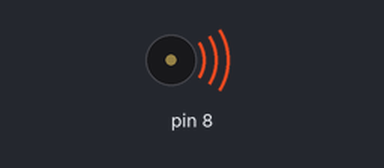
A sketch run on a simulated Arduino Uno, built with avr-gcc and run on an emulated ATmega328P. Shown: buzzer (waves = sounding).

Above: at 0.2 s.
At 6.67 s:
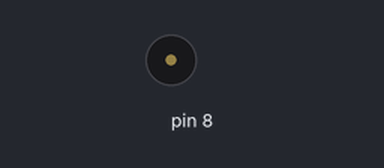
Timing chart, 0 to 7.0 s (numbered marks = the images above):
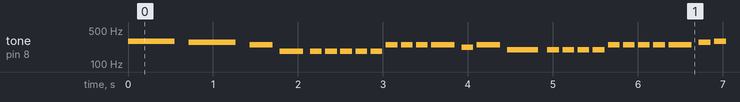

The sketch:

DESPACITO.ino
```cpp
#define NOTE_FS3 185
#define NOTE_G3  196
#define NOTE_A3  220
#define NOTE_B3  247
#define NOTE_C4  262
#define NOTE_CS4 277
#define NOTE_D4  294
#define NOTE_E4  330

void setup() {
}

void loop() {
  play();
  delay(300);
}

int melody[] = {NOTE_D4,NOTE_CS4,NOTE_B3,NOTE_FS3,NOTE_FS3,NOTE_FS3,NOTE_FS3,NOTE_FS3,NOTE_FS3,NOTE_B3,
                NOTE_B3,NOTE_B3,NOTE_B3,NOTE_A3,NOTE_B3,NOTE_G3,NOTE_G3,NOTE_G3,NOTE_G3,NOTE_G3,
                NOTE_B3,NOTE_B3,NOTE_B3,NOTE_B3,NOTE_B3,NOTE_CS4,NOTE_D4,NOTE_A3,NOTE_A3,NOTE_A3,
                NOTE_A3,NOTE_A3,NOTE_A3,NOTE_D4,NOTE_D4,NOTE_D4,NOTE_D4,NOTE_E4,NOTE_E4,NOTE_CS4};

int noteDurations[] = {2,2,4,4,8,8,8,8,8,8,8,8,4,8,4,3,8,8,8,8,8,8,8,8,4,8,4,3,8,8,8,8,8,8,8,8,4,8,4,3};

void play() {
  for (int thisNote = 0; thisNote <= 41; thisNote++) {
    int noteDuration = 1100/noteDurations[thisNote];
    tone(8, melody[thisNote],noteDuration);
    int pauseBetweenNotes = noteDuration * 1.30;
    delay(pauseBetweenNotes);
    noTone(8);
  }
}
```

Measured:
- by itself, tone on pin 8: plays 294 Hz for 0.55 s, 277 Hz for 0.55 s, 247 Hz for 0.28 s, 185 Hz for 0.28 s, 185 Hz for 0.14 s, 185 Hz for 0.14 s … (481 notes in this stretch)
